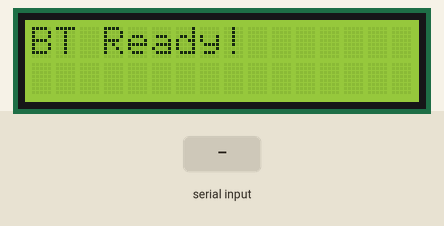
Bench run of a sketch on a simulated ESP32. Parts: 16×2 character LCD. The test bench sets the inputs (shaded band). Nothing arrives over Bluetooth unless stated.

Above: at 0.1 s.
3.3 s: "1\n" received over the second serial link
At 4.3 s:
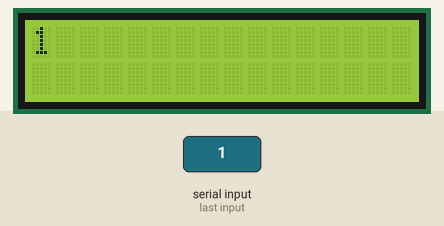
4.8 s: "0\n" received over the second serial link
At 5.5 s:
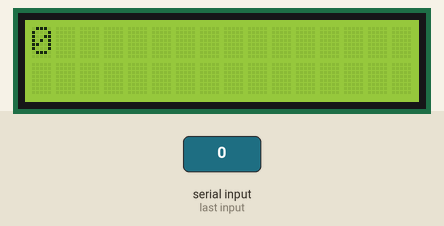
6.3 s: "2\n" received over the second serial link
At 6.6 s:
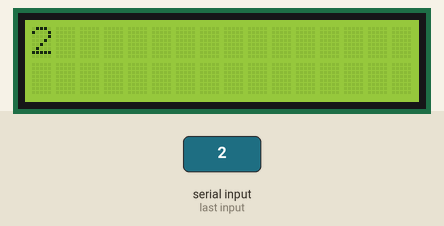
Timing chart, 0 to 9.3 s (numbered marks = the images above; inputs shaded):
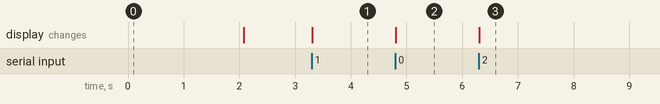

The sketch:

main.ino
```cpp
#include <Wire.h>
#include <LiquidCrystal_I2C.h>
#include "BluetoothSerial.h"

BluetoothSerial SerialBT;
LiquidCrystal_I2C lcd(0x27, 16, 2);  // Adjust I2C address if needed

String message = "";
int scrollIndex = 0;
unsigned long lastScroll = 0;
const int scrollDelay = 400; // ms

void setup() {
  Serial.begin(115200);
  SerialBT.begin("SmartNoticeboard"); // Bluetooth device name
  lcd.init();
  lcd.backlight();
  lcd.setCursor(0, 0);
  lcd.print("BT Ready!");
  delay(2000);
  lcd.clear();
}

void loop() {
  // Check for incoming BT message
  if (SerialBT.available()) {
    message = SerialBT.readStringUntil('\n');  // Read until newline
    message.trim();
    scrollIndex = 0; // Reset scroll
    lcd.clear();
  }

  // Scroll the message if too long
  if (message.length() <= 16) {
    lcd.setCursor(0, 0);
    lcd.print(message);
  } else {
    if (millis() - lastScroll > scrollDelay) {
      lcd.setCursor(0, 0);
      lcd.print(message.substring(scrollIndex, scrollIndex + 16));
      scrollIndex++;
      if (scrollIndex > message.length() - 16) scrollIndex = 0;
      lastScroll = millis();
    }
  }
}
```

Measured:
- after the input at 3.3 s, the display: changes at once (image 1)
- after the input at 4.8 s, the display: changes at once (image 2)
- after the input at 6.3 s, the display: changes at once (image 3)
